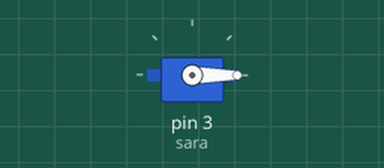
This sketch was run on a simulated Arduino Uno, built with avr-gcc and run on an emulated ATmega328P. Shown: servo.

Above: at 0.05 s.
At 4.75 s:
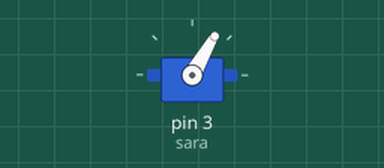
At 9.45 s:
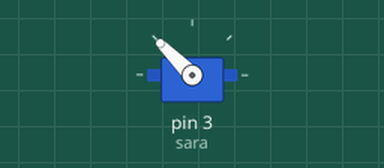
At 18.95 s:
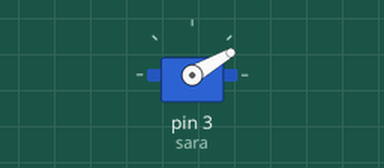
Timing chart, 0 to 26.0 s (numbered marks = the images above):
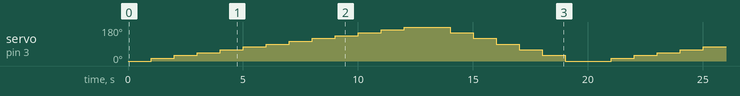

The sketch:

servo.ino
```cpp
#include<Servo.h>
Servo sara;

void setup()
{
  sara.attach(3);
}

void loop()
{
   for(int baslangic = 0;baslangic <= 180; baslangic= baslangic + 15)
  {
  sara.write(baslangic);
  delay(1000);
  }

 for(int bitis = 180;bitis >= 0; bitis= bitis - 30)
  {
  sara.write(bitis);
  delay(1000);
  }

}
```
